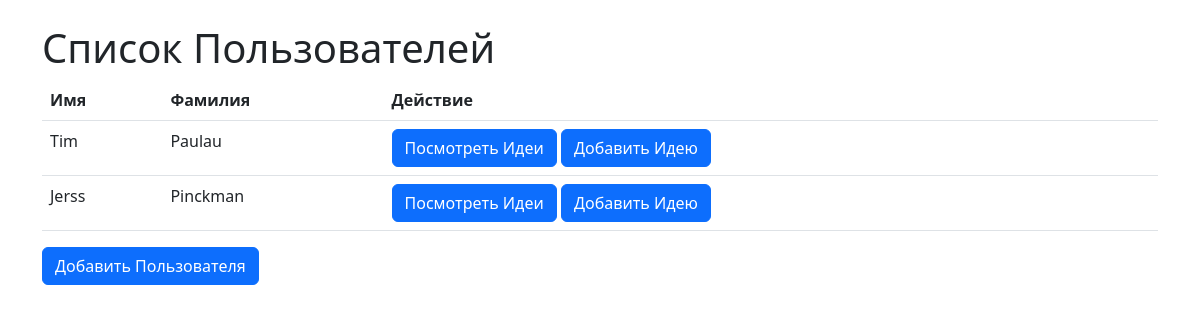
Screenshot of /users with the database file from the repository.
### models.py (models this page shows, shortened)
class User(db.Model):
    id = db.Column(db.Integer, primary_key=True)
    first_name = db.Column(db.String(40), nullable=False)
    last_name = db.Column(db.String(40), nullable=False)
    created_at = db.Column(db.DateTime, server_default=db.func.now())
    update_at = db.Column(db.DateTime, server_default=db.func.now(), onupdate=db.func.now())
    ideas = db.relationship("Idea", backref='user', lazy=True)

### app.py (the view)
@app.route('/users', methods=['GET'])
def show_users():
    return render_template("users.html", users=User.query.all())

### templates/users.html (shortened to what this page needs)
<!DOCTYPE html>
<html>
<head>
    <link href="https://cdn.jsdelivr.net/npm/bootstrap@5.3.0/dist/css/bootstrap.min.css"
          rel="stylesheet"
>
</head>
<body>
    <div class="container mt-4">
        <h1>Список Пользователей</h1>
            <table class="table">
                <thead>
                    <tr>
                        <th>Имя</th>
                        <th>Фамилия</th>
                        <th>Действие</th>
                    </tr>
                </thead>
                <tbody>
                    {% for user in users %}
                    <tr>
                        <td>{{user.first_name}}</td>
                        <td>{{user.last_name}}</td>
                        <td>
                            <a href="{{url_for('show_user_ideas', user_id=user.id)}}" class="btn btn-primary">Посмотреть Идеи</a>
                            <a href="{{url_for('add_idea', user_id=user.id)}}" class="btn btn-primary">Добавить Идею</a>
                        </td>
                    </tr>
                    {% endfor %}
                </tbody>
            </table>
        <a href="{{url_for('create_user')}}" class="btn btn-primary">Добавить Пользователя</a>
    </div>
</body>
</html>

### rows the page displays
User: first_name "Tim", last_name "Paulau"
User: first_name "Jerss", last_name "Pinckman"
